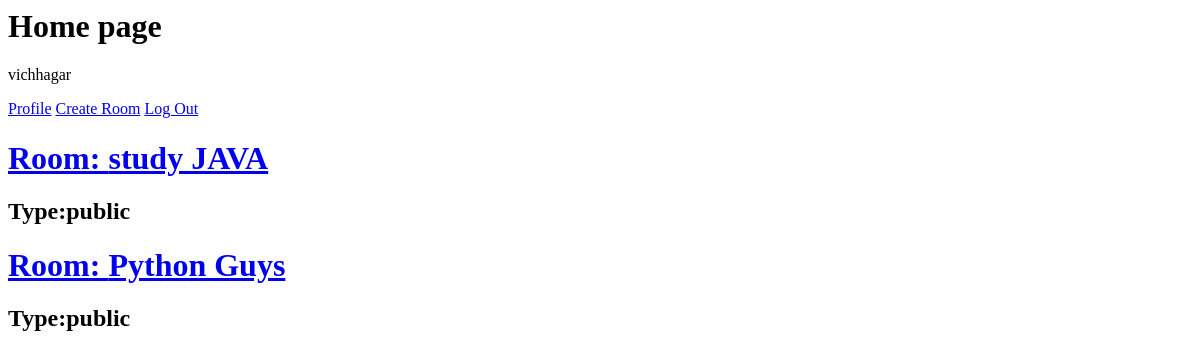
Page / (signed in) on the earlier database version.
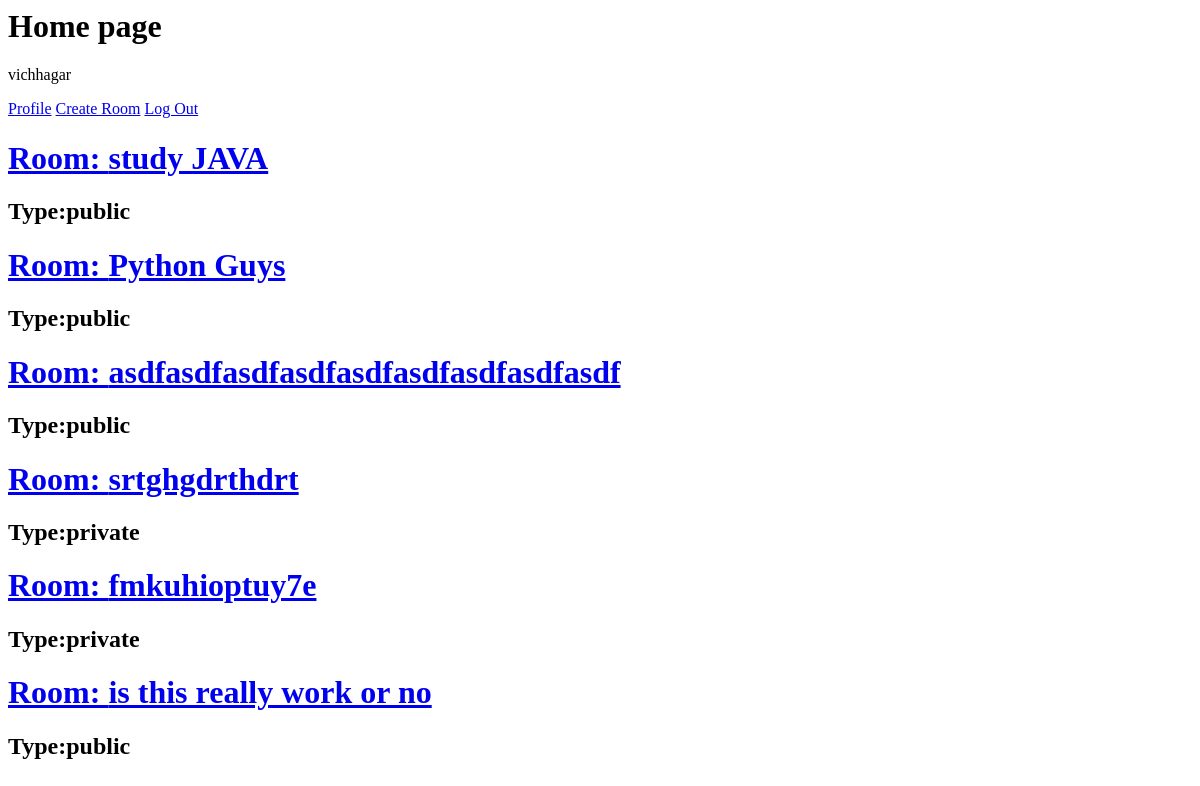
Same page on the later database version.
### ChatRoom/models.py (models this page shows, shortened)
class User(AbstractUser):
    USER_TYPE = [
        ('admin', 'admin'),
        ('official', 'official'),
        ('normal', 'normal')
    ]
    profileImage = models.ImageField(upload_to='images/', null=True, blank=True)
    userType = models.CharField(max_length=10, choices=USER_TYPE, default='normal')
    userBio = models.CharField(max_length=100)

class Room(models.Model):
    ROOM_TYPE = [
        ('public', 'public'),
        ('private', 'private')
    ]
    host = models.ForeignKey(User, on_delete=models.CASCADE)
    slug = models.CharField(max_length = 200)
    name = models.CharField(max_length=200)
    room_type = models.CharField(max_length=20, choices=ROOM_TYPE)

### ChatRoom/views.py (the view)
# urls.py: path('', views.home, name="home"),
@login_required(login_url='chatroom:login')
def home(request):
    rooms = Room.objects.all()
    return render(request, "ChatRoom/home.html", {"rooms": rooms})

### ChatRoom/templates/ChatRoom/home.html (shortened to what this page needs)
<h1>Home page</h1>
<p>{{ request.user.username }}</p>
<a href="{% url 'chatroom:user_dashboard' request.user.id %}">Profile</a>
<a href="{% url 'chatroom:create_room' %}">Create Room</a>
<a href="{% url 'chatroom:logout' %}">Log Out</a>
{% for room in rooms %}
    <h1><a href="{% url 'chat:home' room.slug %}">Room: {{ room.name }}</a></h1>
    <h2>Type:{{ room.room_type }}</h2>
{% endfor %}

Differences in the rows shown:
added Room: name "asdfasdfasdfasdfasdfasdfasdfasdfasdf", room_type "public"
added Room: name "srtghgdrthdrt", room_type "private"
added Room: name "fmkuhioptuy7e", room_type "private"
added Room: name "is this really work or no", room_type "public"
